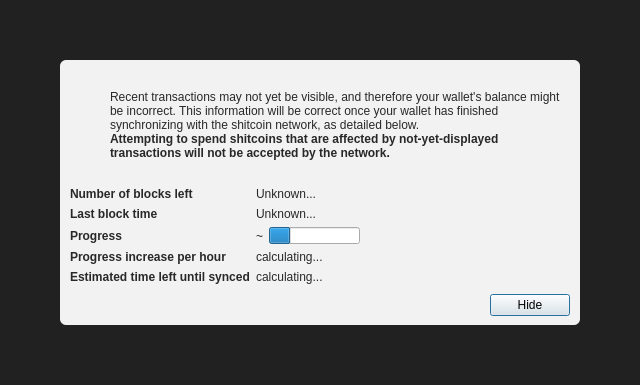
<?xml version="1.0" encoding="UTF-8"?>
<ui version="4.0">
 <class>ModalOverlay</class>
 <widget class="ModalOverlay" name="ModalOverlay">
  <property name="geometry">
   <rect>
    <x>0</x>
    <y>0</y>
    <width>640</width>
    <height>385</height>
   </rect>
  </property>
  <property name="windowTitle">
   <string>Form</string>
  </property>
  <layout class="QVBoxLayout" name="verticalLayout" stretch="0">
   <property name="sizeConstraint">
    <enum>QLayout::SetDefaultConstraint</enum>
   </property>
   <property name="leftMargin">
    <number>0</number>
   </property>
   <property name="topMargin">
    <number>0</number>
   </property>
   <property name="rightMargin">
    <number>0</number>
   </property>
   <property name="bottomMargin">
    <number>0</number>
   </property>
   <item>
    <widget class="QWidget" name="bgWidget" native="true">
     <property name="styleSheet">
      <string notr="true">#bgWidget { background: rgba(0,0,0,220); }</string>
     </property>
     <layout class="QVBoxLayout" name="verticalLayoutMain" stretch="1">
      <property name="leftMargin">
       <number>60</number>
      </property>
      <property name="topMargin">
       <number>60</number>
      </property>
      <property name="rightMargin">
       <number>60</number>
      </property>
      <property name="bottomMargin">
       <number>60</number>
      </property>
      <item>
       <widget class="QWidget" name="contentWidget" native="true">
        <property name="styleSheet">
         <string notr="true">#contentWidget { background: rgba(255,255,255,240); border-radius: 6px; }

QLabel { color: rgb(40,40,40);  }</string>
        </property>
        <layout class="QVBoxLayout" name="verticalLayoutSub" stretch="1,0,0,0">
         <property name="spacing">
          <number>0</number>
         </property>
         <property name="leftMargin">
          <number>10</number>
         </property>
         <property name="topMargin">
          <number>10</number>
         </property>
         <property name="rightMargin">
          <number>10</number>
         </property>
         <property name="bottomMargin">
          <number>10</number>
         </property>
         <item>
          <layout class="QHBoxLayout" name="horizontalLayoutIconText" stretch="0,1">
           <property name="topMargin">
            <number>20</number>
           </property>
           <item>
            <layout class="QVBoxLayout" name="verticalLayoutIcon">
             <property name="leftMargin">
              <number>0</number>
             </property>
             <item>
              <widget class="QPushButton" name="warningIcon">
               <property name="enabled">
                <bool>false</bool>
               </property>
               <property name="text">
                <string/>
               </property>
               <property name="icon">
                <iconset>
                 <normaloff>:/icons/warning</normaloff>
                 <disabledoff>:/icons/warning</disabledoff>:/icons/warning</iconset>
               </property>
               <property name="iconSize">
                <size>
                 <width>48</width>
                 <height>48</height>
                </size>
               </property>
               <property name="flat">
                <bool>true</bool>
               </property>
              </widget>
             </item>
             <item>
              <spacer name="verticalSpacerWarningIcon">
               <property name="orientation">
                <enum>Qt::Vertical</enum>
               </property>
               <property name="sizeHint" stdset="0">
                <size>
                 <width>20</width>
                 <height>40</height>
                </size>
               </property>
              </spacer>
             </item>
            </layout>
           </item>
           <item>
            <layout class="QVBoxLayout" name="verticalLayoutInfoText">
             <property name="leftMargin">
              <number>0</number>
             </property>
             <property name="topMargin">
              <number>0</number>
             </property>
             <item>
              <widget class="QLabel" name="infoText">
               <property name="text">
                <string>Recent transactions may not yet be visible, and therefore your wallet's balance might be incorrect. This information will be correct once your wallet has finished synchronizing with the shitcoin network, as detailed below.</string>
               </property>
               <property name="textFormat">
                <enum>Qt::RichText</enum>
               </property>
               <property name="wordWrap">
                <bool>true</bool>
               </property>
              </widget>
             </item>
             <item>
              <widget class="QLabel" name="infoTextStrong">
               <property name="font">
                <font>
                 <weight>75</weight>
                 <bold>true</bold>
                </font>
               </property>
               <property name="text">
                <string>Attempting to spend shitcoins that are affected by not-yet-displayed transactions will not be accepted by the network.</string>
               </property>
               <property name="textFormat">
                <enum>Qt::RichText</enum>
               </property>
               <property name="wordWrap">
                <bool>true</bool>
               </property>
              </widget>
             </item>
             <item>
              <spacer name="verticalSpacerInTextSpace">
               <property name="orientation">
                <enum>Qt::Vertical</enum>
               </property>
               <property name="sizeHint" stdset="0">
                <size>
                 <width>20</width>
                 <height>40</height>
                </size>
               </property>
              </spacer>
             </item>
            </layout>
           </item>
          </layout>
         </item>
         <item>
          <spacer name="verticalSpacerAfterText">
           <property name="orientation">
            <enum>Qt::Vertical</enum>
           </property>
           <property name="sizeHint" stdset="0">
            <size>
             <width>20</width>
             <height>40</height>
            </size>
           </property>
          </spacer>
         </item>
         <item>
          <layout class="QFormLayout" name="formLayout">
           <property name="fieldGrowthPolicy">
            <enum>QFormLayout::FieldsStayAtSizeHint</enum>
           </property>
           <property name="horizontalSpacing">
            <number>6</number>
           </property>
           <property name="verticalSpacing">
            <number>6</number>
           </property>
           <property name="topMargin">
            <number>10</number>
           </property>
           <item row="0" column="0">
            <widget class="QLabel" name="labelNumberOfBlocksLeft">
             <property name="font">
              <font>
               <weight>75</weight>
               <bold>true</bold>
              </font>
             </property>
             <property name="text">
              <string>Number of blocks left</string>
             </property>
            </widget>
           </item>
           <item row="0" column="1">
            <widget class="QLabel" name="numberOfBlocksLeft">
             <property name="text">
              <string>Unknown...</string>
             </property>
            </widget>
           </item>
           <item row="1" column="0">
            <widget class="QLabel" name="labelLastBlockTime">
             <property name="font">
              <font>
               <weight>75</weight>
               <bold>true</bold>
              </font>
             </property>
             <property name="text">
              <string>Last block time</string>
             </property>
            </widget>
           </item>
           <item row="1" column="1">
            <widget class="QLabel" name="newestBlockDate">
             <property name="sizePolicy">
              <sizepolicy hsizetype="Maximum" vsizetype="Preferred">
               <horstretch>0</horstretch>
               <verstretch>0</verstretch>
              </sizepolicy>
             </property>
             <property name="text">
              <string>Unknown...</string>
             </property>
            </widget>
           </item>
           <item row="2" column="0">
            <widget class="QLabel" name="labelSyncDone">
             <property name="font">
              <font>
               <weight>75</weight>
               <bold>true</bold>
              </font>
             </property>
             <property name="text">
              <string>Progress</string>
             </property>
            </widget>
           </item>
           <item row="2" column="1">
            <layout class="QHBoxLayout" name="horizontalLayoutSync" stretch="0,1">
             <item>
              <widget class="QLabel" name="percentageProgress">
               <property name="text">
                <string notr="true">~</string>
               </property>
              </widget>
             </item>
             <item>
              <widget class="QProgressBar" name="progressBar">
               <property name="value">
                <number>24</number>
               </property>
               <property name="format">
                <string/>
               </property>
              </widget>
             </item>
            </layout>
           </item>
           <item row="4" column="0">
            <widget class="QLabel" name="labelProgressIncrease">
             <property name="font">
              <font>
               <weight>75</weight>
               <bold>true</bold>
              </font>
             </property>
             <property name="text">
              <string>Progress increase per hour</string>
             </property>
            </widget>
           </item>
           <item row="4" column="1">
            <widget class="QLabel" name="progressIncreasePerH">
             <property name="text">
              <string>calculating...</string>
             </property>
            </widget>
           </item>
           <item row="5" column="0">
            <widget class="QLabel" name="labelEstimatedTimeLeft">
             <property name="font">
              <font>
               <weight>75</weight>
               <bold>true</bold>
              </font>
             </property>
             <property name="text">
              <string>Estimated time left until synced</string>
             </property>
            </widget>
           </item>
           <item row="5" column="1">
            <widget class="QLabel" name="expectedTimeLeft">
             <property name="text">
              <string>calculating...</string>
             </property>
            </widget>
           </item>
          </layout>
         </item>
         <item>
          <layout class="QHBoxLayout" name="horizontalLayoutButtons">
           <property name="leftMargin">
            <number>10</number>
           </property>
           <property name="topMargin">
            <number>10</number>
           </property>
           <item>
            <spacer name="horizontalSpacer">
             <property name="orientation">
              <enum>Qt::Horizontal</enum>
             </property>
             <property name="sizeHint" stdset="0">
              <size>
               <width>40</width>
               <height>20</height>
              </size>
             </property>
            </spacer>
           </item>
           <item>
            <widget class="QPushButton" name="closeButton">
             <property name="text">
              <string>Hide</string>
             </property>
             <property name="focusPolicy">
              <enum>Qt::StrongFocus</enum>
             </property>
             <property name="default">
              <bool>true</bool>
             </property>
            </widget>
           </item>
          </layout>
         </item>
        </layout>
       </widget>
      </item>
     </layout>
    </widget>
   </item>
  </layout>
 </widget>
 <customwidgets>
  <customwidget>
   <class>ModalOverlay</class>
   <extends>QWidget</extends>
   <header>qt/modaloverlay.h</header>
   <container>1</container>
  </customwidget>
 </customwidgets>
 <resources/>
 <connections/>
</ui>
